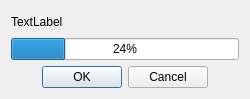
<?xml version="1.0" encoding="UTF-8"?>
<ui version="4.0">
 <class>Dialog</class>
 <widget class="QDialog" name="Dialog">
  <property name="windowModality">
   <enum>Qt::ApplicationModal</enum>
  </property>
  <property name="geometry">
   <rect>
    <x>0</x>
    <y>0</y>
    <width>250</width>
    <height>99</height>
   </rect>
  </property>
  <property name="windowTitle">
   <string>Update Dialog</string>
  </property>
  <layout class="QVBoxLayout" name="verticalLayout">
   <item>
    <widget class="QLabel" name="label">
     <property name="text">
      <string>TextLabel</string>
     </property>
    </widget>
   </item>
   <item>
    <widget class="QProgressBar" name="progressBar">
     <property name="value">
      <number>24</number>
     </property>
    </widget>
   </item>
   <item>
    <widget class="QDialogButtonBox" name="buttonBox">
     <property name="orientation">
      <enum>Qt::Horizontal</enum>
     </property>
     <property name="standardButtons">
      <set>QDialogButtonBox::Cancel|QDialogButtonBox::Ok</set>
     </property>
     <property name="centerButtons">
      <bool>true</bool>
     </property>
    </widget>
   </item>
  </layout>
 </widget>
 <resources/>
 <connections>
  <connection>
   <sender>buttonBox</sender>
   <signal>accepted()</signal>
   <receiver>Dialog</receiver>
   <slot>accept()</slot>
   <hints>
    <hint type="sourcelabel">
     <x>248</x>
     <y>254</y>
    </hint>
    <hint type="destinationlabel">
     <x>157</x>
     <y>274</y>
    </hint>
   </hints>
  </connection>
  <connection>
   <sender>buttonBox</sender>
   <signal>rejected()</signal>
   <receiver>Dialog</receiver>
   <slot>reject()</slot>
   <hints>
    <hint type="sourcelabel">
     <x>316</x>
     <y>260</y>
    </hint>
    <hint type="destinationlabel">
     <x>286</x>
     <y>274</y>
    </hint>
   </hints>
  </connection>
 </connections>
</ui>
